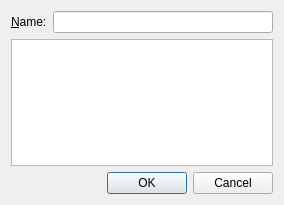
<?xml version="1.0" encoding="UTF-8"?>
<ui version="4.0">
 <class>NewFileDialog</class>
 <widget class="QDialog" name="NewFileDialog">
  <property name="geometry">
   <rect>
    <x>0</x>
    <y>0</y>
    <width>284</width>
    <height>205</height>
   </rect>
  </property>
  <property name="windowTitle">
   <string>Create file</string>
  </property>
  <layout class="QVBoxLayout" name="verticalLayout">
   <item>
    <layout class="QHBoxLayout" name="nameLayout">
     <item>
      <widget class="QLabel" name="nameLabel">
       <property name="text">
        <string>&amp;Name:</string>
       </property>
       <property name="buddy">
        <cstring>nameEdit</cstring>
       </property>
      </widget>
     </item>
     <item>
      <widget class="QLineEdit" name="nameEdit"/>
     </item>
    </layout>
   </item>
   <item>
    <widget class="QListWidget" name="typeList"/>
   </item>
   <item>
    <widget class="QDialogButtonBox" name="buttonBox">
     <property name="orientation">
      <enum>Qt::Horizontal</enum>
     </property>
     <property name="standardButtons">
      <set>QDialogButtonBox::Cancel|QDialogButtonBox::Ok</set>
     </property>
    </widget>
   </item>
  </layout>
 </widget>
 <resources/>
 <connections>
  <connection>
   <sender>buttonBox</sender>
   <signal>accepted()</signal>
   <receiver>NewFileDialog</receiver>
   <slot>accept()</slot>
   <hints>
    <hint type="sourcelabel">
     <x>248</x>
     <y>254</y>
    </hint>
    <hint type="destinationlabel">
     <x>157</x>
     <y>274</y>
    </hint>
   </hints>
  </connection>
  <connection>
   <sender>buttonBox</sender>
   <signal>rejected()</signal>
   <receiver>NewFileDialog</receiver>
   <slot>reject()</slot>
   <hints>
    <hint type="sourcelabel">
     <x>316</x>
     <y>260</y>
    </hint>
    <hint type="destinationlabel">
     <x>286</x>
     <y>274</y>
    </hint>
   </hints>
  </connection>
 </connections>
</ui>
